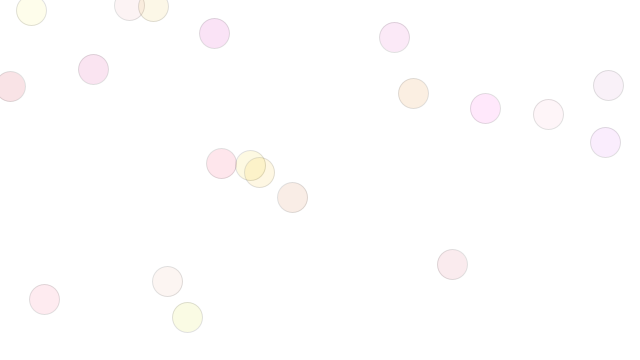
Frame 1 (no input)
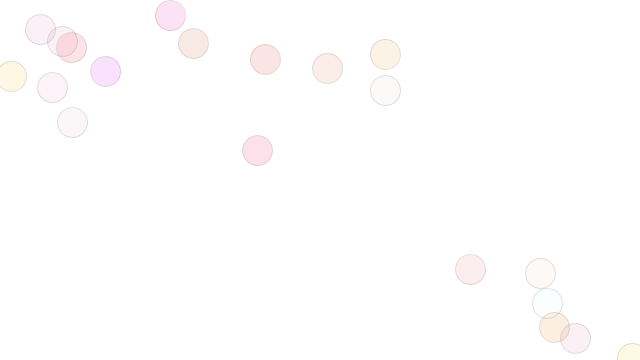
Frame 60 (the mouse pressed at the canvas centre just before this capture)
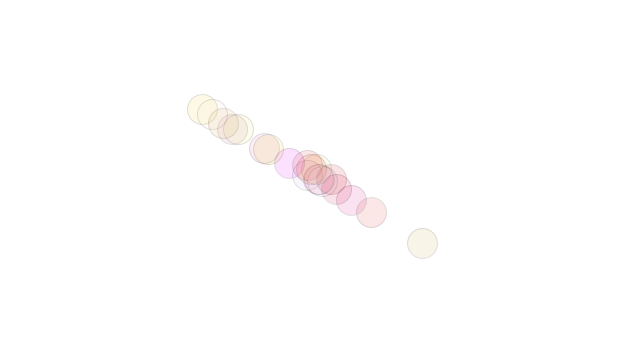
Frame 120 (the mouse held since frame 60 and released just before this capture)

The Processing sketch that drew these frames (run headless with seeded random() and noise(); from frame 60 on, the mouse is pressed at the canvas centre):

// Processing sketch: gravity101
// ── gravity101.pde
Mover[] movers = new Mover[20];

void setup() {
  size(640,360);
  background(255);
  for (int i=0; i < 20; i++) {
     movers[i] = new Mover();
  }
}
 
void draw() {
  background(255);
  for (int i=0; i < movers.length; i++) {
    movers[i].update();
    movers[i].checkEdges();
    movers[i].display();
  }
}


class Mover {
  PVector loc;
  PVector vel;
  PVector acc;
  float topspeed;
 
  Mover() {
    loc = new PVector(random(width), random(height)); 
    vel = new PVector(0,0);
    topspeed = 4;
  }
  void update() {
    PVector mouse = new PVector(mouseX, mouseY);
    PVector dir = PVector.sub(mouse, loc);
    dir.normalize();
    dir.mult(0.5);
    acc = dir;
    vel.add(acc);
    vel.limit(topspeed);
    loc.add(vel);
  }
  void display() {
    stroke(0, 30);
    fill(color(random(200,255), random(255), random(255)), 30);
    ellipse(loc.x, loc.y, 30, 30);
  }
  void checkEdges() {
   if (loc.x > width) {
      loc.x = 0;
    } else if (loc.x < 0) {
      loc.x = width;
    }
 
    if (loc.y > height) {
      loc.y = 0;
    }  else if (loc.y < 0) {
      loc.y = height;
    }
  }
}
